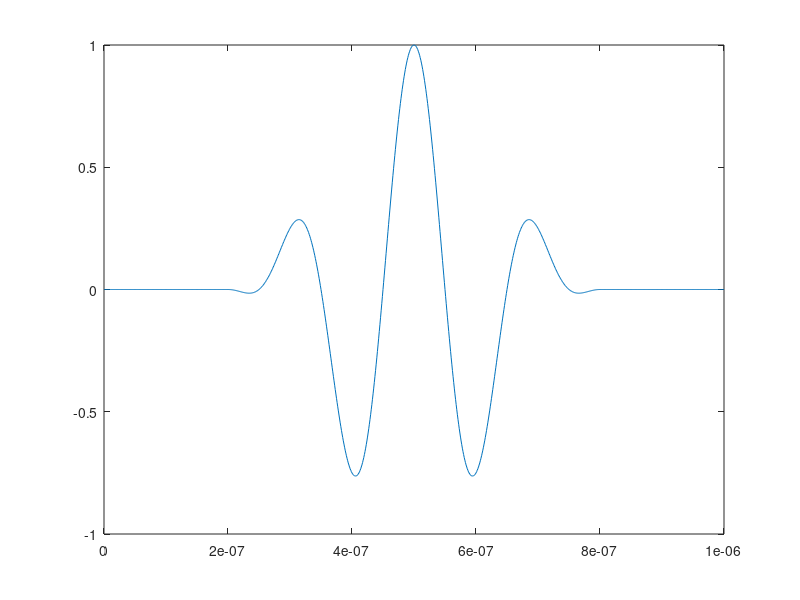

Reproduce this figure in MATLAB. (Note: this script raises an error after producing the figure.)
clear;
close all;
clc
fclose all;

PogoFilename = 'test_3D';

% Stimulation signal
frequency    = 5e6;% unit: Hz
cycles       = 3;
timedelay    = 2e-7;
timestep     = 1e-9;
endtime      = 1e-6;
phase        = -pi/2;
windowlength = cycles/(frequency);

tb_signal(:,1) = (0:timestep:endtime)';
tb_signal(:,2) = 0;

% Generate toneburst signal
signal = ...
    0.5 * (1 - cos(2*pi*frequency/cycles*tb_signal(1:round(windowlength/timestep+1),1)))...
    .*sin((2*pi*frequency*tb_signal(1:round(windowlength/timestep+1),1))+phase);

% Adjust delay
tb_signal(round(timedelay/timestep+1):round((timedelay+windowlength)/timestep+1), 2) = signal;

% for dispalying the signal
plot(tb_signal(:,1), tb_signal(:,2));

%% Generating cubic and meshes
% Grid definition
nx = 1e2;
ny = 1e2;
nz = 1e2;

dx = 2e-5; 
dy = 2e-5;
dz = 2e-5;

model = genGrid3D(nx, ny, nz, dx, dy, dz);

model.elTypes{1}.name       = 'C3D8R';
model.elTypes{1}.paramsType = 0;
model.nDims                 = 3; % default 3D 
model.nDofPerNode           = 3;
model.elTypeRefs            = ones(length(model.elNodes(1,:)),1);

model.matTypeRefs = ones(length(model.elNodes(1,:)), 1); % water medium

%% Settings except for material
model.prec    = 8;      % Precision
model.runName = 'Job';
model.nt      = 4e3;
model.dt      = timestep;

%% Material settings
% For isotropi49c material
%-----------------------------------------------------%
cWater = 1500; rhoWater = 1000; visc = 0;

% 
model.matTypes{1,1}.paramsType  = 5; % water media
model.matTypes{1,1}.paramValues = [cWater, rhoWater, visc];

% ********** uncomment below to change it to solid elastic material type
% virtual water
model.matTypes{2,1}.paramsType  = 0;
E = cWater^2 * rhoWater;
model.matTypes{2,1}.paramValues = [E, 0, rhoWater];

%% Generator
model.shots{1, 1}.ntSig = length(tb_signal);
model.shots{1, 1}.dtSig = tb_signal(2, 1) - tb_signal(1, 1);

Element_size = dx;

% Plane wave
diameter = 5e-4;
z_loc    = min(model.nodePos(3,:)); % minimum position along z axis

center = [    ...
    mean(model.nodePos(1, :)) ...
    mean(model.nodePos(2, :)) ...
    z_loc];

% Plane wave
dis_to_center = (model.nodePos(1, :) - center(1)).^2 + ...
    (model.nodePos(2, :) - center(2)).^2 + ...
    (model.nodePos(3, :) - center(3)).^2;

node_index_generator = find(   ...
    model.nodePos(3, :) == z_loc & ...
    dis_to_center <= (diameter/2).^2);

% % point generation
% node_index_generator = find( ...
%     model.nodePos(1, :) == min(abs(model.nodePos(1,:))) & ...
%     model.nodePos(2, :) == min(abs(model.nodePos(2,:))) & ...
%     model.nodePos(3, :) == min(model.nodePos(3,:)) ...
%     );

% set the point generator to solid elastic material
node_surface = find(model.nodePos(3, :) >= min(model.nodePos(3,:)) & ...
    model.nodePos(3, :) < min(model.nodePos(3,:)) + dz * 50);

model.matTypeRefs(node_surface) = 2;

model.shots{1, 1}.sigs{1, 1}.sigType    = 0; % 0 - force, 1 - displacement
model.shots{1, 1}.sigs{1, 1}.isDofGroup = 0;
model.shots{1, 1}.sigs{1, 1}.dofSpec    = ones(length(node_index_generator),1) * 3;
model.shots{1, 1}.sigs{1, 1}.nodeSpec   = node_index_generator';
model.shots{1, 1}.sigs{1, 1}.sigAmps    = ones(length(model.shots{1}.sigs{1}.dofSpec),1)*1e-13;
model.shots{1, 1}.sigs{1, 1}.sig        = tb_signal(:,2)';

%% Receiver
node_index_receiver = node_index_generator;

model.measSets{1, 1}.name       = 'main';
model.measSets{1, 1}.isDofGroup = 0;
model.measSets{1, 1}.measDof    = repmat((1:model.nDims)',length(node_index_receiver),1);
model.measSets{1, 1}.measNodes  = reshape(repmat(node_index_receiver,model.nDims,1),length(node_index_receiver)*model.nDims,1);
model.measFreq  = 1;
model.measStart = 1; 
model.fieldStoreIncs  = round((1:1:30) / 30 * model.nt)';
node_num              = length(model.nodePos);
model.fieldStoreNodes = round((1:1e6) / 1e6 * node_num)';


%% Save pogo-inp file
savePogoInp(sprintf([PogoFilename,'.pogo-inp']), model, 1, 15);  % new version POGO

disp(".pogo-inp saved");

close all;
